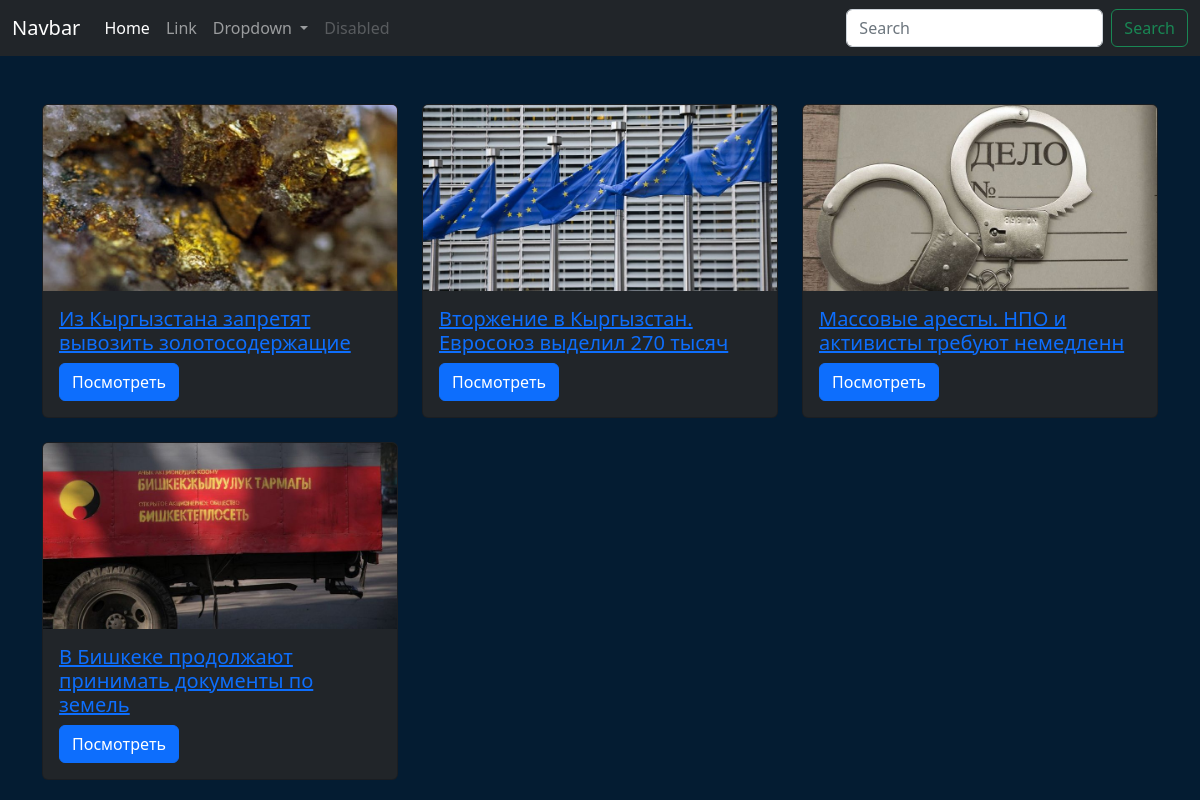
The page / on the database its author committed.
### news/models.py (models this page shows, shortened)
class News(models.Model):
    class Meta:
        verbose_name = 'новость'
        verbose_name_plural = 'новости'
    title = models.CharField(max_length=50, verbose_name='заголовок')
    content = models.TextField(verbose_name='контент')
    image = models.ImageField(verbose_name='изображение', upload_to='news_images/')
    date = models.DateTimeField(verbose_name='дата добавление', auto_now_add=True)

### news/views.py (the view)
# urls.py: path('', main, name='main'),
def main(request):
    news = News.objects.all()
    return render(request, 'index.html', {'news': news})

### templates/index.html (shortened to what this page needs)
{% load static %}
<!DOCTYPE html>
<html lang="en">
<head>
    <link
        href="https://cdn.jsdelivr.net/npm/bootstrap@5.2.2/dist/css/bootstrap.min.css"
        rel="stylesheet"
    >
    <link rel="stylesheet" href="{% static 'css/css.css' %}">
</head>
<body>
    {% include 'navbar.html' %}
    <div class="container">
        <div class="row">
            {% for item in news %}
                <div class="col-4 mb-4">
                    <div class="card w-100 bg-dark">
                        <img src="{{ item.image.url }}" class="card-img-top">
                        <div class="card-body">
                        <h5 class="card-title"><a href="{% url 'item_news' id=item.id %}">{{ item.title }}</a></h5>
                        <a href="{% url 'item_news' id=item.id %}" class="btn btn-primary">Посмотреть</a>
                        </div>
                    </div>
                </div>
            {% endfor %}
        </div>
    </div>
</body>
</html>

### templates/navbar.html (shortened to what this page needs)
<nav class="navbar navbar-expand-lg navbar-dark bg-dark mb-5">
    <div class="container-fluid">
      <a class="navbar-brand" href="{% url 'main' %}">Navbar</a>
      <div class="collapse navbar-collapse" id="navbarSupportedContent">
        <ul class="navbar-nav me-auto mb-2 mb-lg-0">
          <li class="nav-item">
            <a class="nav-link active" aria-current="page" href="{% url 'main' %}">Home</a>
          </li>
          <li class="nav-item">
            <a class="nav-link" href="#">Link</a>
          </li>
          <li class="nav-item dropdown">
            <a class="nav-link dropdown-toggle" href="#" role="button" data-bs-toggle="dropdown" aria-expanded="false">
              Dropdown
            </a>
          </li>
          <li class="nav-item">
            <a class="nav-link disabled">Disabled</a>
          </li>
        </ul>
        <form class="d-flex" role="search">
          <input class="form-control me-2" type="search" placeholder="Search" aria-label="Search">
          <button class="btn btn-outline-success" type="submit">Search</button>
        </form>
      </div>
    </div>
  </nav>

### static/static_dirs/css/css.css (style rules this page uses)
body { background-color: #041C32; color: #fff !important; }

### rows shown on the page
News: image (picture), title "Из Кыргызстана запретят вывозить золотосодержащие"
News: image (picture), title "Вторжение в Кыргызстан. Евросоюз выделил 270 тысяч"
News: image (picture), title "Массовые аресты. НПО и активисты требуют немедленн"
News: image (picture), title "В Бишкеке продолжают принимать документы по земель"
